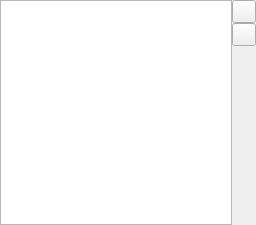
<?xml version="1.0" encoding="UTF-8"?>
<ui version="4.0">
 <class>librepcb::editor::CategoryListEditorWidget</class>
 <widget class="QWidget" name="librepcb::editor::CategoryListEditorWidget">
  <property name="geometry">
   <rect>
    <x>0</x>
    <y>0</y>
    <width>256</width>
    <height>225</height>
   </rect>
  </property>
  <property name="windowTitle">
   <string>Form</string>
  </property>
  <layout class="QHBoxLayout" name="horizontalLayout">
   <property name="spacing">
    <number>0</number>
   </property>
   <property name="leftMargin">
    <number>0</number>
   </property>
   <property name="topMargin">
    <number>0</number>
   </property>
   <property name="rightMargin">
    <number>0</number>
   </property>
   <property name="bottomMargin">
    <number>0</number>
   </property>
   <item>
    <widget class="QListWidget" name="listWidget">
     <property name="alternatingRowColors">
      <bool>true</bool>
     </property>
     <property name="verticalScrollMode">
      <enum>QAbstractItemView::ScrollPerPixel</enum>
     </property>
     <property name="horizontalScrollMode">
      <enum>QAbstractItemView::ScrollPerPixel</enum>
     </property>
     <property name="wordWrap">
      <bool>true</bool>
     </property>
    </widget>
   </item>
   <item>
    <layout class="QVBoxLayout" name="verticalLayout">
     <property name="spacing">
      <number>0</number>
     </property>
     <item>
      <widget class="QToolButton" name="btnAdd">
       <property name="text">
        <string notr="true"/>
       </property>
<property name="icon">
            <iconset>
             <normaloff>:/img/actions/add.png</normaloff>:/img/actions/add.png</iconset>
           </property>
      </widget>
     </item>
     <item>
      <widget class="QToolButton" name="btnRemove">
       <property name="toolTip">
        <string>Remove selected category</string>
       </property>
       <property name="text">
        <string notr="true"/>
       </property>
<property name="icon">
            <iconset>
             <normaloff>:/img/actions/minus.png</normaloff>:/img/actions/minus.png</iconset>
           </property>
      </widget>
     </item>
     <item>
      <spacer name="verticalSpacer">
       <property name="orientation">
        <enum>Qt::Vertical</enum>
       </property>
       <property name="sizeHint" stdset="0">
        <size>
         <width>20</width>
         <height>40</height>
        </size>
       </property>
      </spacer>
     </item>
    </layout>
   </item>
  </layout>
 </widget>
 <resources/>
 <connections/>
</ui>
